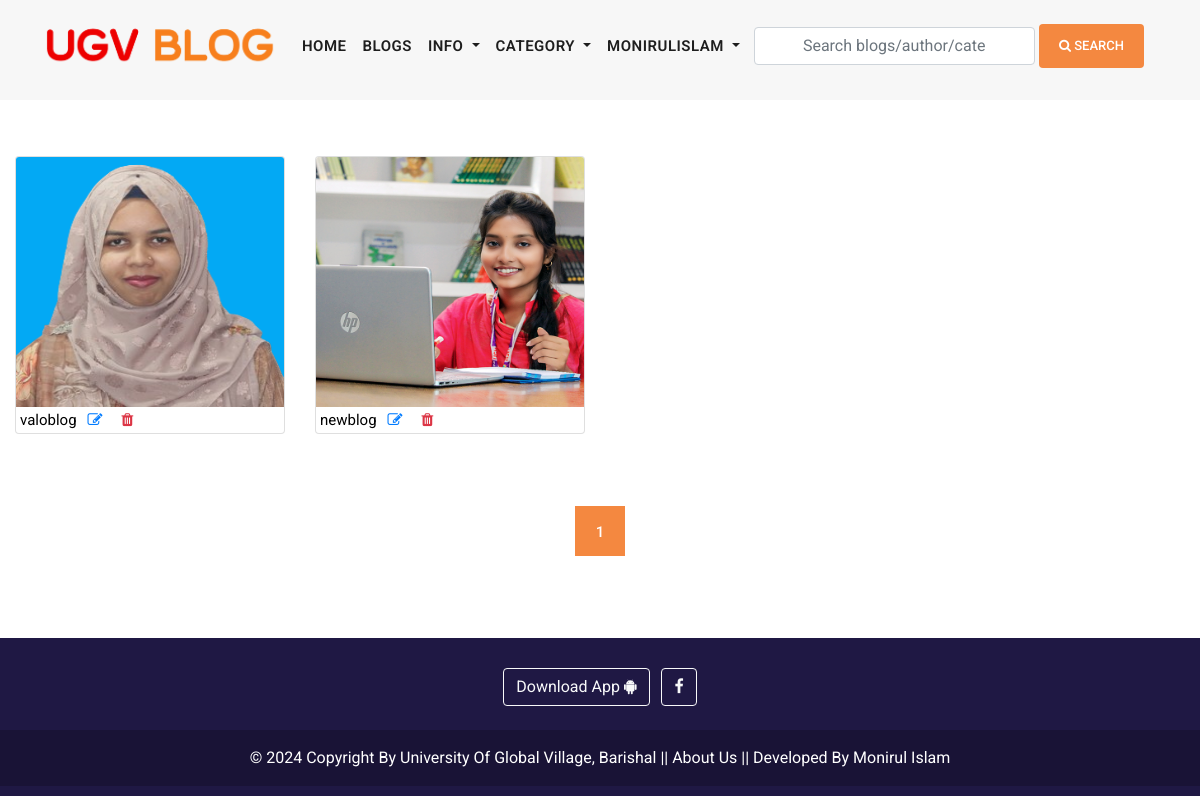
The page /my_blogs/ (signed in) on the database as committed earlier.
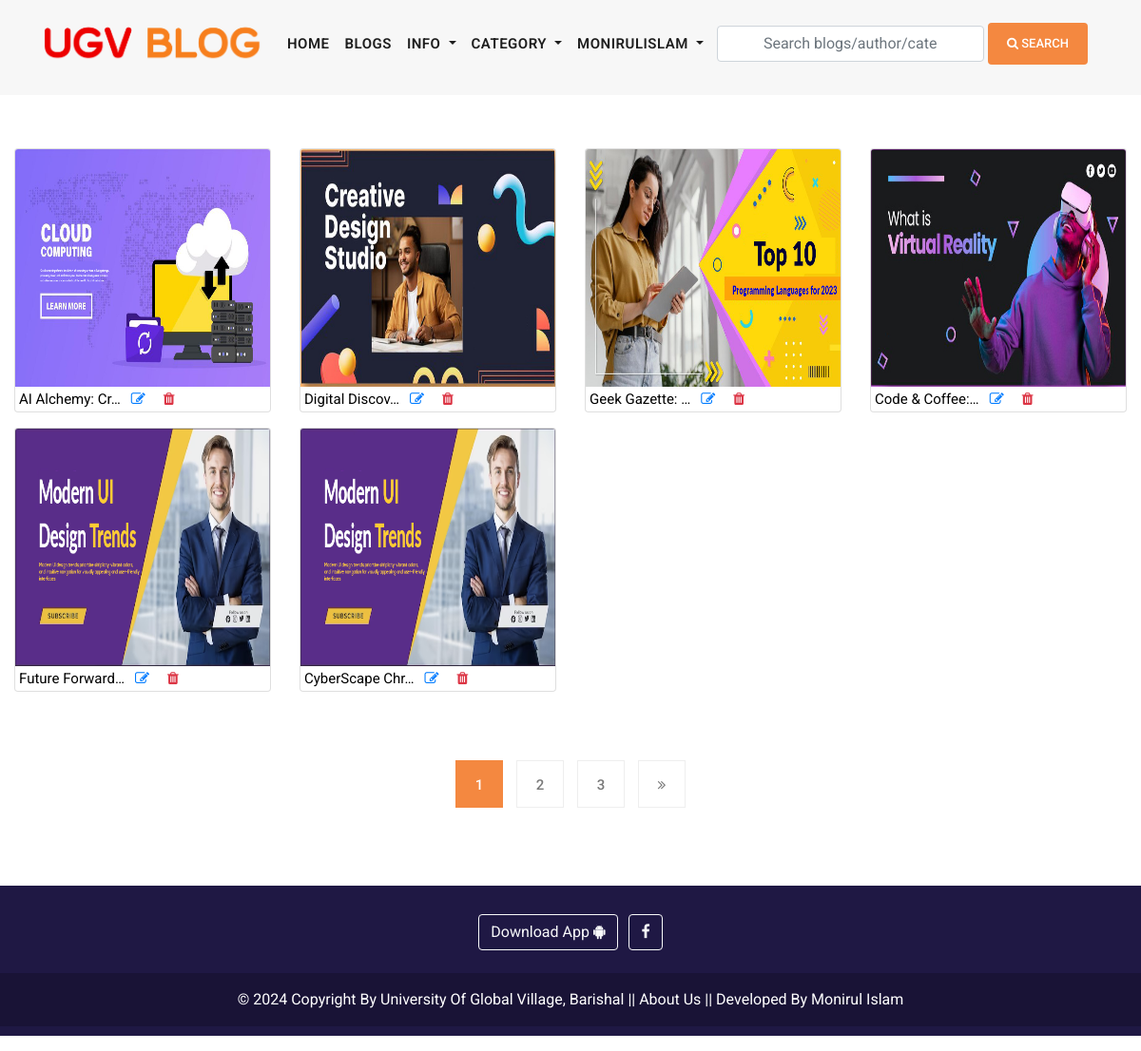
The same page on the database as committed later.
### blog/models.py (models this page shows, shortened)
class Site(models.Model):
    header_logo = models.ImageField(upload_to="site_info")
    footer_logo = models.ImageField(upload_to="site_info")
    site_name = models.CharField(max_length=25)

class Blog(models.Model):
    user = models.ForeignKey(
        User,
        related_name='user_blogs',
        on_delete= models.CASCADE
    )
    category = models.ForeignKey(
        Category,
        related_name='category_blogs',
        on_delete=models.CASCADE
    )
    tags = models.ManyToManyField(
        Tag,
        related_name='tag_blogs',
        blank=True
    )
    likes = models.ManyToManyField(
        User,
        related_name='user_likes',
        blank=True
    )
    title = models.CharField(max_length=400,unique=True)
    slug = models.SlugField(null=True, blank=True, unique=True)
    views = models.PositiveIntegerField(default=0)
    banner = models.ImageField(
        upload_to='blog_banners/',
        validators=[FileExtensionValidator(allowed_extensions=['jpg', 'png','jpeg'])]
        )
    description = RichTextField()
    created_date = models.DateTimeField(auto_now_add=True)

### user_profile/models.py (models this page shows, shortened)
class User(AbstractUser):
    email = models.EmailField(
        max_length = 150,
        unique = True,
        error_messages={
            'unique':"The email must be unique for create ",
        }
    )
    profile_image = models.ImageField(
        null = True,
        blank = True,
        upload_to='users_images/',
        validators=[FileExtensionValidator(allowed_extensions=['jpg', 'png','jpeg'])]
    )
    followers = models.ManyToManyField("Follow")
    REQUIRED_FIELDS = ["email"]
    objects = CustomUserManager()

### blog/views.py (the view, shortened to what this page needs)
# urls.py: path('my_blogs/', my_blogs, name='my_blogs'),
@login_required(login_url='login')
def my_blogs(request):
    queryset = request.user.user_blogs.all().order_by('-created_date')
    page = request.GET.get('page', 1)
    paginator = Paginator(queryset,6)
    delete  = request.GET.get('delete', None)
    try:
        blogs = paginator.page(page)
    except EmptyPage:
        blogs = paginator.page(1)
    except PageNotAnInteger:
        blogs = paginator.page(1)
        return redirect('blogs')
    context = {
        "blogs":blogs,
        "paginator":paginator,
    }
    return render(request, 'my_blogs.html',context)

### blog/context_processors.py (called while the page is built)
def get_all_categories(request):
    categories = Category.objects.all()
    category_counts = []
    for category in categories:
        blog_count = Blog.objects.filter(category=category).count()
        if blog_count > 0:  # Only include non-empty categories
            category_counts.append({'category': category, 'blog_count': blog_count})
    context = {
        "categories":categories,
        "category_counts": category_counts,
    }
    return context

def site_info(request):
    site = Site.objects.all()
    context = {
        "site":site,
    }
    return context

def ugv_ads(request):
    latest_ad = Ugv_Ad.objects.all()
    context =  {
        'latest_ad': latest_ad,
    }
    return context

### user_profile/context_processors.py (called while the page is built)
def user_notifications(request):
    context = {}
    if request.user.is_authenticated:
        notifications = Notification.objects.filter(
            user = request.user
        ).order_by('-created_date')
        unseen = notifications.exclude(is_seen = True)
        context['notifications'] = notifications
        context['unseen'] = unseen.count()
    return context

### templates/my_blogs.html (shortened to what this page needs)
{% extends 'base.html' %}
{% load static %}
{% block content %}
<div class="my-blogs">
  <div class="container-fluid">
    <div class="row py-5">
        {% if blogs %}
        {% for blog in blogs %}
        <div class="col-md-3 my-2">
          <div class="card">
            <a href="{% url 'blog_details' blog.slug %}"><img style="width: 100%; height: 250px;" class="card-img-top img-fluid" src="{{blog.banner.url}}" alt="Card image cap"></a>
            <div class="card-body">
              <p class="card-text d-flex flex-row">
                {{blog.title|truncatechars:15}}
                <a class="px-2 ml-auto" href="{% url 'update_blog' blog.slug %}">
                  <i class="fa fa-edit"></i>
                </a>
                <a class="px-2" href="?delete={{blog.pk}}" onclick="return confirmDelete('{{ blog.title }}');">
                  <i class="fa fa-trash text-danger"></i>
                </a>
              </p>
            </div>
          </div>
        </div>
        {% endfor %}
        {% else %}
       <div class="container text-center">
        <h2 >You dont have any Blogs. </h2>
       </div>
        {% endif %}
    </div>
    <div class="row py-3">
      {% include 'pagination.html' %}
    </div>
  </div>
</div>
{% endblock content %}

### templates/base.html (shortened to what this page needs)
{% load static %}
<!DOCTYPE html>
<html lang="en">
<head>
    <link href="{% static 'vendor/bootstrap/css/bootstrap.min.css' %}" rel="stylesheet">
    <link rel="stylesheet" href="{% static 'assets/css/fontawesome.css' %}">
    <link rel="stylesheet" href="{% static 'assets/css/ugvblog.css' %}">
    <link rel="stylesheet" href="{% static 'assets/css/owl.css' %}">
    <link rel="stylesheet" href="{% static 'assets/css/main.css' %}">
</head>
<body >
{% include 'header.html' %}
{% block content %}
{% endblock content %}
{% include 'footer.html' %}
</body>
</html>

### templates/header.html (shortened to what this page needs)
{% load static %}
<header class="sticky-header">
    <nav class="navbar navbar-expand-lg">
        <div class="container">
            {% for site_instance in site %}
            <a  class="navbar-brand" href="{% url 'home'  %}"><img draggable="false" style="width: 230px; height: 50px;" src="{{site_instance.header_logo.url}}" alt=""></a>
            {% endfor %}
        <div class="collapse navbar-collapse" id="navbarResponsive">
            <ul class="navbar-nav ml-auto">
            <li class="nav-item {% if request.path == '/' %}active{% endif %}">
                <a class="nav-link" href="{% url 'home' %}">Home
                </a>
            </li>
            <li class="nav-item {% if request.path == '/blogs/' %}active{% endif %}">
                <a class="nav-link" href="{% url 'blogs' %}">Blogs</a>
            </li>
            <li class="nav-item dropdown {% if '/top-bloggers/' in request.path %}active {% elif '/about/' in request.path %} active {% elif '/contact/' in request.path %} active {% elif '/archive/' in request.path %} active {% endif %}  ">
                <a class="nav-link dropdown-toggle" href="#" id="navbarDropdown" role="button" data-toggle="dropdown" aria-haspopup="true" aria-expanded="false">
                  Info
                </a>
            </li>
            <li class="nav-item dropdown {% if '/category_blogs/' in request.path %} active {% endif %}">
                <a class="nav-link dropdown-toggle" href="#" id="navbarDropdown" role="button" data-toggle="dropdown" aria-haspopup="true" aria-expanded="false">
                  Category
                </a>
            </li>
            <li>
                {% if request.user.is_authenticated %}
                <li class="nav-item dropdown  ">
                    <a class="nav-link dropdown-toggle" href="#" id="navbarDropdown" role="button" data-toggle="dropdown" aria-haspopup="true" aria-expanded="false">
                      {% if request.user.username %}
                      {{request.user.username}}
                      {% endif %}
                    </a>
                </li>
                {% else %}
                <li class="nav-item
                {% if request.path == '/login/' %}active{% endif %}">
                    <a class="nav-link" href="{% url 'login' %}">LOGIN</a>
                </li>
                {% endif %}
            </li>
            </ul>
            <form class="form-inline d-flex flex-nowrap my-2 ml-auto search_form" action="{% url 'search_blogs' %}" method="GET" >
                <input class="form-control px-5" name="search" type="text" placeholder="Search blogs/author/category/tags "  required>
                <button class="btn btn-primary ml-1"><i class="fa fa-search"></i> Search</button>
            </form>
        </div>
        </div>
    </nav>
</header>

### templates/pagination.html (shortened to what this page needs)
{% load static %}
<div class="col-lg-12">
    <ul class="page-numbers">
        {% for page in blogs.paginator.page_range %}
            {% if blogs.number == page %}
                <li class="active"><a href="?page={{ page }}">{{ page }}</a></li>
            {% elif page > blogs.number|add:'-3' and page < blogs.number|add:'3' %}
                <li><a href="?page={{ page }}">{{ page }}</a></li>
            {% elif page == blogs.number|add:'-3' or page == blogs.number|add:'3' %}
                <li class="dots">...</li>
            {% endif %}
        {% endfor %}
        {% if blogs.has_next %}
            <li><a href="?page={{ blogs.next_page_number }}"><i class="fa fa-angle-double-right"></i></a></li>
        {% endif %}
    </ul>
</div>

### templates/footer.html (shortened to what this page needs)
{% load static %}
{% for site in site %}
<div  class="container-fluid my-3 custom-container">
<footer class=" text-center text-white" style="background-color: #1F1844;">
  <div class="container-fluid p-3 pb-0">
    <section class="mb-1">
      <a class="btn btn-outline-light btn-floating m-1" href="#" role="button"
        >Download App  <i class="fa fa-android"></i
      ></a>
      <a class="btn btn-outline-light btn-floating m-1" href="https://www.facebook.com/ugvbarisal/" role="button"
        ><i class="fa fa-facebook-f"></i
      ></a>
    </section>
  </div>
  <div class="text-center p-3" style="background-color: rgba(0, 0, 0, 0.2);">
    <a  class="text-white" target="_blank" href="https://ugv.edu.bd/">© 2024 Copyright By University Of Global Village, Barishal</a> ||
    <a class="text-white"  href="{% url 'about' %}">About Us</a> ||
    <a class="text-white" target="_blank" href="https://www.facebook.com/moniruldevelopers"> Developed By Monirul Islam</a>
  </div>
</footer>
</div>
{% endfor %}

### blog/static/assets/css/ugvblog.css (style rules this page uses)
body { font-family: 'Roboto', sans-serif; overflow-x: hidden; text-rendering: optimizeLegibility; -webkit-font-smoothing: antialiased; -moz-osx-font-smoothing: grayscale; }
p { margin-bottom: 0px; font-size: 15px; font-weight: 400; color: #7a7a7a; line-height: 30px; }
a { text-decoration: none!important; }
ul { padding: 0; margin: 0; list-style: none; }
header { z-index: 99999; width: 100%; height: 100px; background-color: #f7f7f7; -webkit-transition: all 0.3s ease-in-out 0s; -moz-transition: all 0.3s ease-in-out 0s; -o-transition: all 0.3s ease-in-out 0s; transition: all 0.3s ease-in-out 0s; }
header .navbar { padding: 16px 0px; }
.navbar .navbar-brand { float: left; margin-top: -12px; outline: none; }
#navbarResponsive { z-index: 999; }
.navbar-collapse { text-align: center; }
.navbar .navbar-nav .nav-item { margin: 0px 0px; }
.navbar .navbar-nav a.nav-link { text-transform: capitalize; font-size: 15px; font-weight: 600; text-transform: uppercase; letter-spacing: 0.5px; color: #1e1e1e; transition: all 0.3s; }
ul.page-numbers { text-align: center; }
ul.page-numbers li { display: inline-block; margin: 0px 5px; }
ul.page-numbers li a { width: 50px; height: 50px; display: inline-block; text-align: center; line-height: 50px; font-size: 15px; color: #7a7a7a; border: 1px solid #eee; font-weight: 500; transition: all 0.3s; }
ul.page-numbers li.active a { background-color: #f48840; border-color: #f48840; color: #fff; }
footer { margin-top: 66px; text-align: center; background-color: #20232e; padding: 10px 0px; }

### blog/static/assets/css/main.css (style rules this page uses)
.btn-primary { display: inline-block; background-color: #f48840; color: #fff; font-size: 13px; font-weight: 500; padding: 12px 20px; text-transform: uppercase; transition: all .3s; border: none; outline: none; }
input, textarea { text-transform: none !important; }
.ml-auto, .mx-auto { margin-left: 3px!important; margin-right: 3px!important; }
.container-fluid { width: 100% !important; margin-right: auto !important; margin-left: auto !important; }
.card-body { position: relative; z-index: 2; padding: 0.25rem !important; }
.card-text { line-height: 1.2; margin-bottom: 10px; }
p { text-align: justify !important; color: black !important; }

### templates/footer.html (style rules this page uses)
.custom-container { padding-left: 0; padding-right: 0; }

Rows that differ between the two databases and show on the page:
removed Blog: banner (picture), title "valoblog"
removed Blog: banner (picture), title "newblog"
added Blog: banner (picture), title "AI Alchemy: Cr…"
added Blog: banner (picture), title "Digital Discov…"
added Blog: banner (picture), title "Geek Gazette: …"
added Blog: banner (picture), title "Code & Coffee:…"
added Blog: banner (picture), title "Future Forward…"
added Blog: banner (picture), title "CyberScape Chr…"
Other text that changed with them:
new list line: "2"
new list line: "3"
